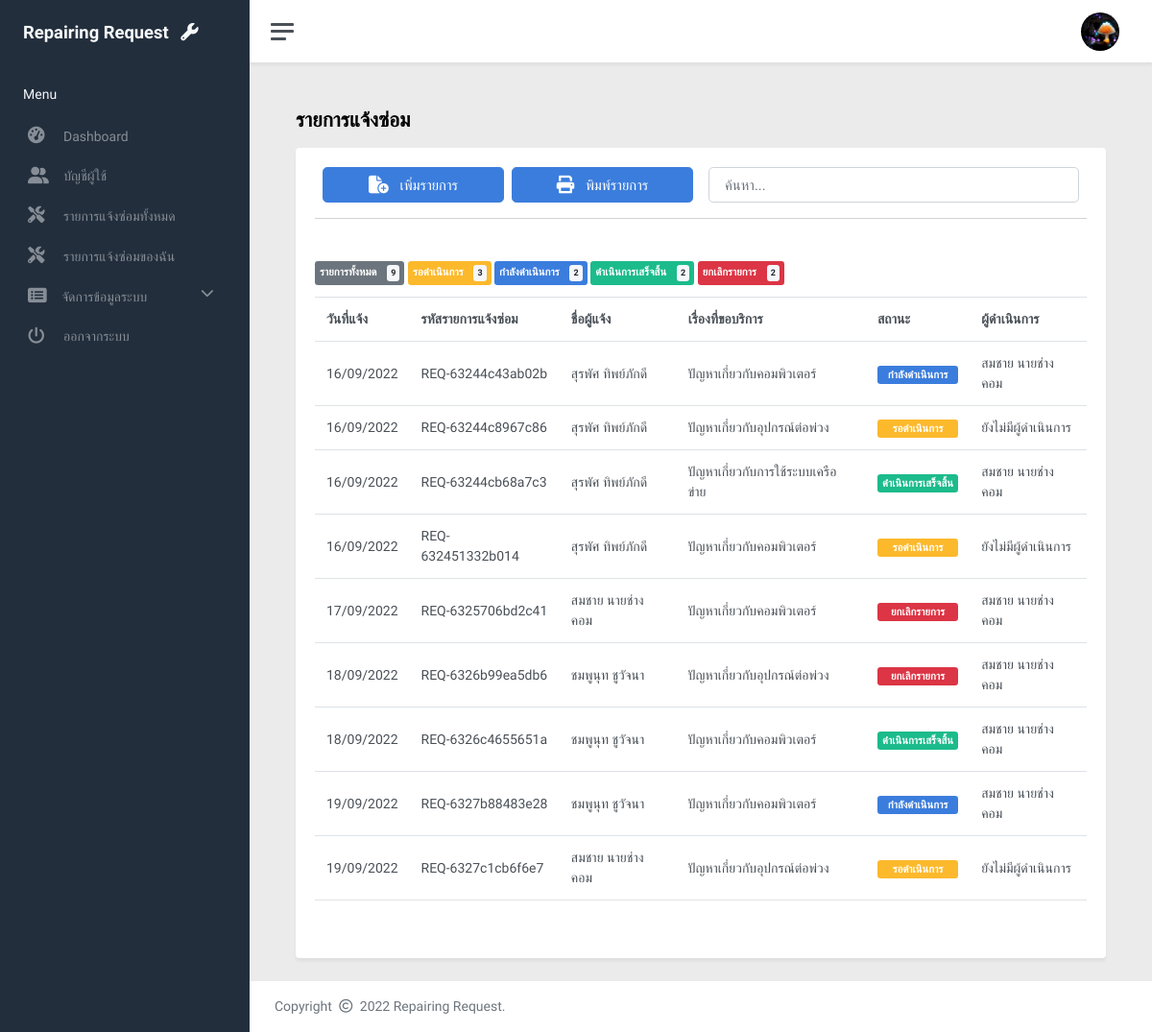
Page /a-request-all.php (signed in) on the committed database.
### tables this page shows
CREATE TABLE `user` (
  `user_id` varchar(17) NOT NULL COMMENT 'รหัสผู้ใช้',
  `user_profile` varchar(50) NOT NULL DEFAULT 'default-avatar.png' COMMENT 'รูปโปรไฟล์',
  `user_name` varchar(50) NOT NULL COMMENT 'ชื่อผู้ใช้',
  `user_lastname` varchar(50) NOT NULL COMMENT 'นามสกุลผู้ใช้',
  `user_tel` varchar(15) NOT NULL COMMENT 'โทรศัพท์',
  `dep_id` int(5) DEFAULT NULL COMMENT 'รหัสหน่วยงาน/แผนก',
  `user_username` varchar(50) NOT NULL COMMENT 'Username',
  `user_password` varchar(100) NOT NULL COMMENT 'รหัสผ่าน',
  `user_token` varchar(100) DEFAULT NULL COMMENT 'คีย์จดจำผู้ใช้',
  `user_level` int(2) DEFAULT 3 COMMENT 'สิทธิการใช้งาน'
);

CREATE TABLE `request` (
  `req_id` varchar(17) NOT NULL COMMENT 'รหัสรายการแจ้งซ่อม',
  `user_id` varchar(17) NOT NULL COMMENT 'รหัสผู้ขอรับบริการ',
  `service_id` int(10) DEFAULT NULL COMMENT 'รหัสบริการ',
  `type_id` int(10) DEFAULT NULL COMMENT 'รหัสประเภทครุภัณฑ์',
  `dev_serial` varchar(50) DEFAULT NULL COMMENT 'หมายเลขครุภัณ์(ถ้ามี)',
  `req_date` date NOT NULL COMMENT 'วันที่ขอรับบริการ',
  `req_detail` varchar(1024) DEFAULT NULL COMMENT 'รายละเอียดปัญหาที่พบ',
  `req_status` set('รอดำเนินการ','กำลังดำเนินการ','ดำเนินการเสร็จสิ้น','ยกเลิกรายการ') NOT NULL DEFAULT 'รอดำเนินการ' COMMENT 'สถานะรายการแจ้งซ่อม'
);

CREATE TABLE `service` (
  `service_id` int(10) NOT NULL COMMENT 'รหัสบริการ',
  `service_name` varchar(50) NOT NULL COMMENT 'ชื่อบริการ'
);

### app/script/header-a.php (called while the page is built, shortened)
<?php
	require_once("database/connect.php");
	$sql = sprintf("SELECT user_name, user_lastname, user_profile FROM user WHERE user_id = '%s'", $_SESSION['RWeb-userID']);
    $result=$repairDB->query($sql);
	$row=$result->fetch_assoc();
?>

### a-request-all.php (the view, shortened to what this page needs)
<?php
    require_once("app/script/header-a.php");
?>
<!DOCTYPE html>
<html lang="en">
<head>
	<link href="asset/vendors/datatable/datatables.min.css" rel="stylesheet">
	<link href="asset/vendors/datatable/buttons.dataTables.min.css" rel="stylesheet">
	<link href="asset/css/app.css" rel="stylesheet">
	<link href="asset/vendors/fontawesome-6.1.2/css/all.min.css" rel="stylesheet">
</head>
<body>
	<div class="wrapper">
		<?php require_once("app/components/sidebar-admin.php");?>
		<div class="main">
			<?php require_once("app/components/topbar.php");?>
			<main class="content" style="background-color: #EBEBEB;">
				<div class="container-fluid p-0">
					<h3 id="pageName" class="fw-bold mb-3">รายการแจ้งซ่อม</h3>
					<div class="row row-cols-1 g-4">
						<div class="col">
							<div class="card h-100 shadow-lg">
							<div class="card-body">
								<div class="row g-3 px-2 mb-3">
									<div class="col-12 col-lg-6">
										<div class="row g-2">
											<div class="col-6">
												<a class="btn btn-lg btn-primary w-100 text-nowrap" href="a-request-new.php">
													เพิ่มรายการ
												</a>
											</div>
											<div class="col-6">
												<a id="print" class="btn btn-lg btn-primary w-100 text-nowrap">
													พิมพ์รายการ
												</a>
											</div>
										</div>
									</div>
									<div class="col-12 col-lg-6">
										<input id="searchWord" class="form-control form-control-lg" type="text" placeholder="ค้นหา..." autofocus autocomplete="off">
									</div>
									<hr>
								</div>
									<?php
										$sql = 'SELECT 	(select count(*) FROM request) as total,
														(select count(*) FROM request WHERE req_status ="รอดำเนินการ" ) as waiting,
														(select count(*) FROM request WHERE req_status ="กำลังดำเนินการ" ) as inprogress,
														(select count(*) FROM request WHERE req_status ="ดำเนินการเสร็จสิ้น" ) as done,
														(select count(*) FROM request WHERE req_status ="ยกเลิกรายการ" ) as cancelled;';
										$result=$repairDB->query($sql);
										$row=$result->fetch_assoc();
									?>
									<table id="table" class="table table-hover mt-2 display nowrap w-100">
										<thead>
											<tr>
												<th colspan="6" class="h5 px-0">
													<span class="badge bg-secondary py-1">
														รายการทั้งหมด
														<span class="badge bg-light text-dark ms-2 p-1">
															<?php echo $row["total"];?>
														</span>
													</span>
													<span class="badge bg-warning py-1">
														รอดำเนินการ
														<span class="badge bg-light text-dark ms-2 p-1">
															<?php echo $row["waiting"];?>
														</span>
													</span>
													<span class="badge bg-primary py-1">
														กำลังดำเนินการ
														<span class="badge bg-light text-dark ms-2 p-1">
															<?php echo $row["inprogress"];?>
														</span>
													</span>
													<span class="badge bg-success py-1">
														ดำเนินการเสร็จสิ้น
														<span class="badge bg-light text-dark ms-2 p-1">
															<?php echo $row["done"];?>
														</span>
													</span>
													<span class="badge bg-danger py-1">
														ยกเลิกรายการ
														<span class="badge bg-light text-dark ms-2 p-1">
															<?php echo $row["cancelled"];?>
														</span>
													</span>
												</th>
											</tr>
											<tr>
												<th>วันที่แจ้ง</th>
												<th>รหัสรายการแจ้งซ่อม</th>
												<th>ชื่อผู้แจ้ง</th>
												<th>เรื่องที่ขอบริการ</th>
												<th>สถานะ</th>
												<th>ผู้ดำเนินการ</th>
											</tr>
										</thead>
										<tbody>
											<?php
												$sql="	SELECT 	req_date, RQ.req_id, user_name, user_lastname, service_name, req_status, officer_id,
																(select CONCAT(user_name, ' ', user_lastname) FROM user WHERE user_id = officer_id)as officer_name
														FROM 	request RQ
																LEFT JOIN user US ON RQ.user_id = US.user_id
																LEFT JOIN service SV ON RQ.service_id = SV.service_id
																LEFT JOIN device_type DT ON RQ.type_id = DT.type_id
																LEFT JOIN request_solving RS ON RQ.req_id = RS.req_id";
												$requestData=$repairDB->query($sql);
												while($request = $requestData->fetch_assoc()){
													$recordID = $request["req_id"];
											?>
											<tr class="clickable" onclick='showDetail("<?php echo $recordID?>")'>
												<td>
													<?php echo date('d/m/Y',strtotime($request["req_date"]));?>
												</td>
												<td>
													<?php echo $recordID;?>
												</td>
												<td>
													<?php echo $request["user_name"]."  ".$request["user_lastname"];?>
												</td>
												<td>
													<?php echo $request["service_name"];?>
												</td>
												<td>
													<?php
														$color = "";
														if($request["req_status"] == "รอดำเนินการ") $color = "bg-warning";
														else if($request["req_status"] == "กำลังดำเนินการ") $color = "bg-primary";
														else if($request["req_status"] == "ดำเนินการเสร็จสิ้น") $color = "bg-success";
														else if($request["req_status"] == "ยกเลิกรายการ") $color = "bg-danger";
													?>
													<span class="badge <?php echo $color;?> w-100 py-1">
														<?php echo $request["req_status"];?>
													</span>
												</td>
												<td>
													<?php
														if($request["officer_name"] != ""){
															echo $request["officer_name"];
														}else{
															echo "ยังไม่มีผู้ดำเนินการ";
														}
													?>
												</td>
											</tr>
											<?php } ?>
										</tbody>
									</table>
							</div>
							</div>
						</div>
					</div>
				</div>
			</main>
			<?php require_once("app/components/footer.php");?>
		</div>
	</div>
</body>
</html>

### app/components/topbar.php (shortened to what this page needs)
<nav class="navbar navbar-expand navbar-light navbar-bg shadow-lg">
	<a class="sidebar-toggle js-sidebar-toggle">
       			<i class="hamburger align-self-center"></i>
     		</a>
	<div class="navbar-collapse collapse">
		<ul class="navbar-nav navbar-align">
			<li class="nav-item dropdown">
				<a class="nav-link" href="#" data-bs-toggle="dropdown">
             				<img src="<?php echo("img/avatars/".$row["user_profile"]).'?uniq='.uniqid();?>" class="avatar img-fluid rounded-circle me-1"/>
           				</a>
			</li>
		</ul>
	</div>
</nav>

### a-request-all.php (style rules this page uses)
body { font-family: "Kanit"; }
.clickable { cursor: pointer; }

### rows in the picture
user: user_profile (picture), request.req_date "16/09/2022", request.req_id "REQ-63244c43ab02b", user_name "สุรพัศ", user_lastname "ทิพย์ภักดี", service.service_name "ปัญหาเกี่ยวกับคอมพิวเตอร์", request.req_status "กำลังดำเนินการ", officer_name "สมชาย นายช่างคอม", request.req_id "REQ-63244cb68a7c3", service.service_name "ปัญหาเกี่ยวกับการใช้ระบบเครือข่าย", request.req_status "ดำเนินการเสร็จสิ้น"
request: req_date "16/09/2022", req_id "REQ-63244c8967c86", user.user_name "สุรพัศ", user.user_lastname "ทิพย์ภักดี", service.service_name "ปัญหาเกี่ยวกับอุปกรณ์ต่อพ่วง", req_status "รอดำเนินการ", shows "ยังไม่มีผู้ดำเนินการ"
request: req_date "16/09/2022", req_id "REQ-632451332b014", user.user_name "สุรพัศ", user.user_lastname "ทิพย์ภักดี", service.service_name "ปัญหาเกี่ยวกับคอมพิวเตอร์", req_status "รอดำเนินการ", shows "ยังไม่มีผู้ดำเนินการ"
user: request.req_date "17/09/2022", request.req_id "REQ-6325706bd2c41", user_name "สมชาย", user_lastname "นายช่างคอม", service.service_name "ปัญหาเกี่ยวกับคอมพิวเตอร์", request.req_status "ยกเลิกรายการ", officer_name "สมชาย นายช่างคอม"
user: request.req_date "18/09/2022", request.req_id "REQ-6326b99ea5db6", user_name "ชมพูนุท", user_lastname "ชูวัจนา", service.service_name "ปัญหาเกี่ยวกับอุปกรณ์ต่อพ่วง", request.req_status "ยกเลิกรายการ", officer_name "สมชาย นายช่างคอม", request.req_id "REQ-6326c4655651a", service.service_name "ปัญหาเกี่ยวกับคอมพิวเตอร์", request.req_status "ดำเนินการเสร็จสิ้น", request.req_date "19/09/2022", request.req_id "REQ-6327b88483e28", request.req_status "กำลังดำเนินการ"
request: req_date "19/09/2022", req_id "REQ-6327c1cb6f6e7", user.user_name "สมชาย", user.user_lastname "นายช่างคอม", service.service_name "ปัญหาเกี่ยวกับอุปกรณ์ต่อพ่วง", req_status "รอดำเนินการ", shows "ยังไม่มีผู้ดำเนินการ"

### other values in the picture
$row["total"] "9"
$row["waiting"] "3"
$row["inprogress"] "2"
$row["done"] "2"
$row["cancelled"] "2"
